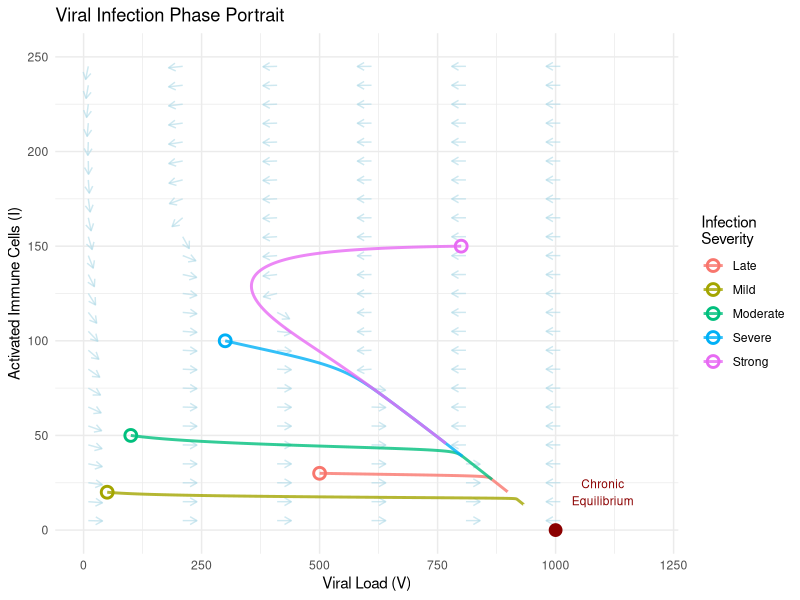
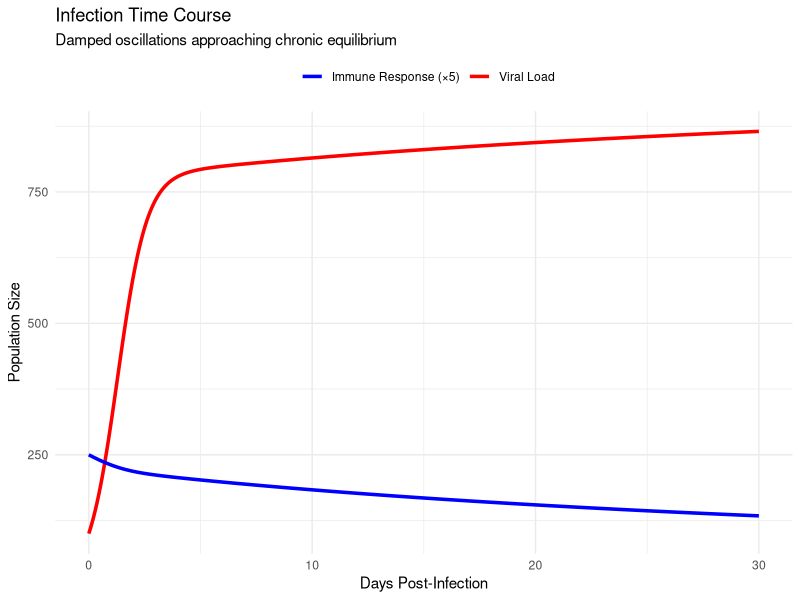
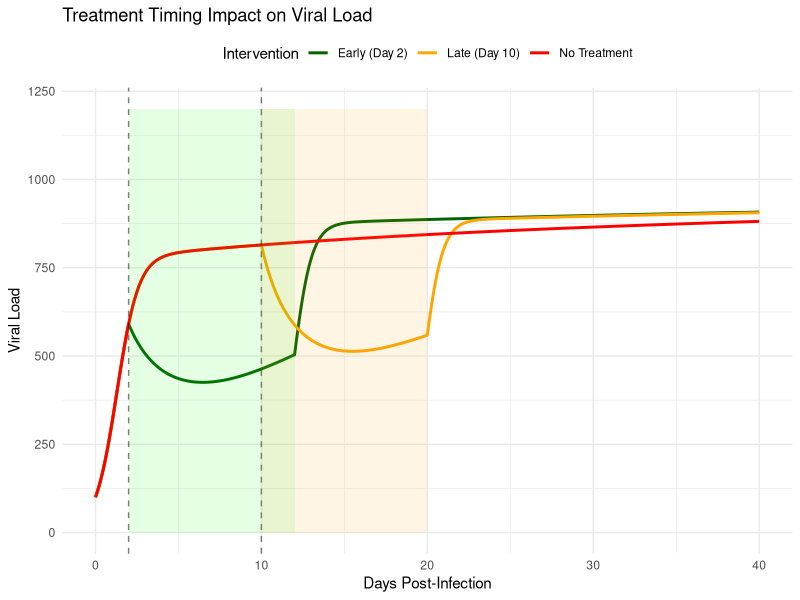
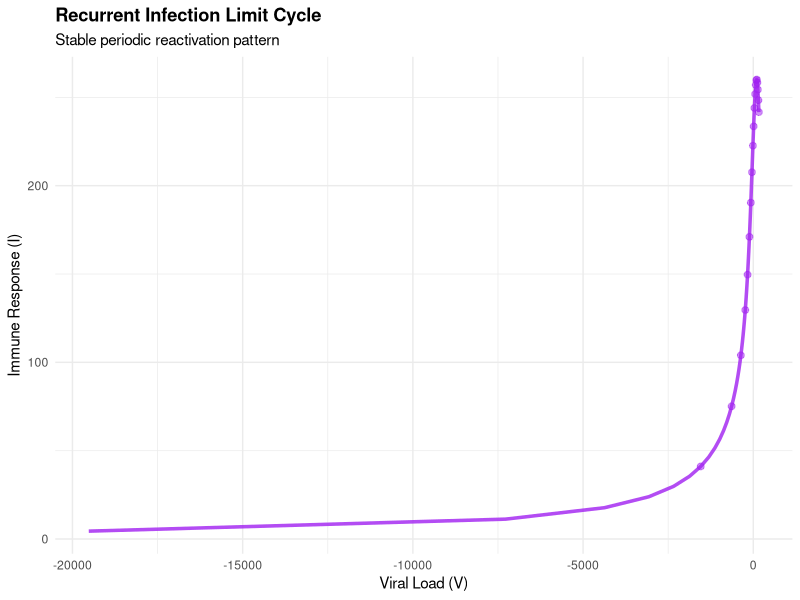
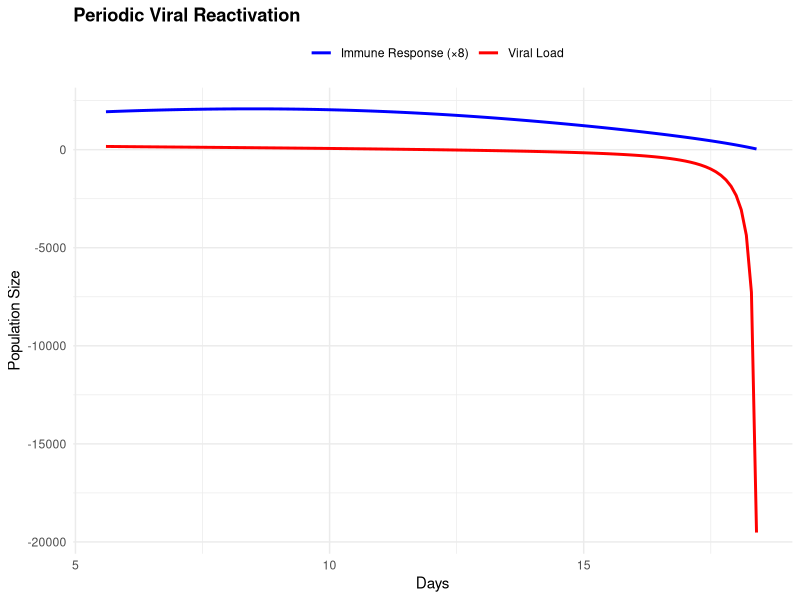
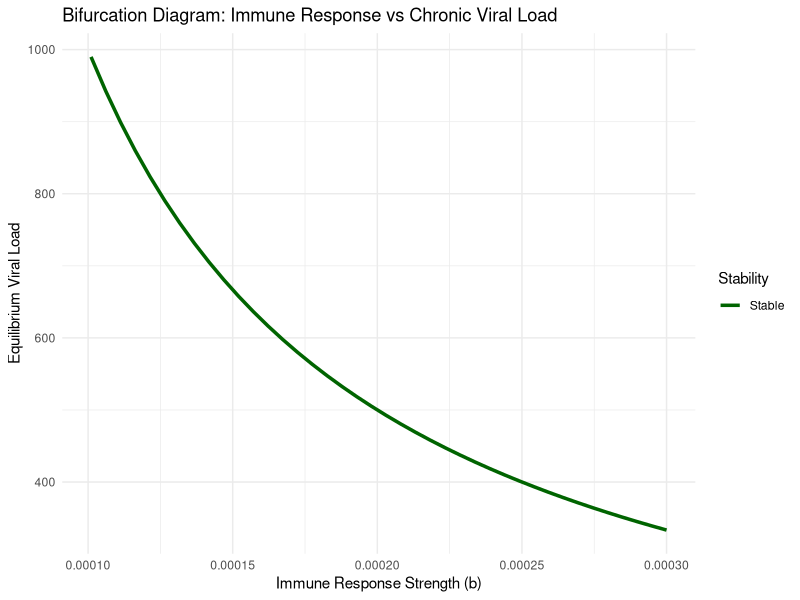

Source code (R) for these figures, in order:
## ---- chunk 1
library(ggplot2)
library(deSolve)
library(dplyr)

# Define viral infection model
viral_model <- function(t, state, parameters) {
  with(as.list(c(state, parameters)), {
    dV <- r*V*(1 - V/K) - a*V*I
    dI <- b*V*I - d*I
    list(c(dV, dI))
  })
}

# Parameters for chronic infection scenario
params <- list(r = 2, K = 1000, a = 0.01, b = 0.0001, d = 0.1)

# Calculate fixed points
fp_clearance <- c(V = 0, I = 0)
V_chronic <- params$d / params$b
I_chronic <- (params$r / params$a) * (1 - V_chronic / params$K)
fp_chronic <- c(V = V_chronic, I = I_chronic)

# Jacobian analysis at chronic equilibrium
J_chronic <- matrix(c(
  -params$r * V_chronic / params$K,
  -params$a * V_chronic,
  params$b * I_chronic,
  0
), nrow = 2, byrow = TRUE)

eigen_chronic <- eigen(J_chronic)
cat("Chronic Infection Fixed Point:\n")
cat("Viral Load:", round(V_chronic, 2), "\n")
cat("Immune Response:", round(I_chronic, 2), "\n")
cat("Eigenvalues:", eigen_chronic$values, "\n")
cat("Type: Stable Spiral\n\n")
## ---- chunk 2
# Create vector field
V_range <- seq(10, 1200, by = 50)
I_range <- seq(5, 250, by = 10)

vector_field <- expand.grid(V = V_range, I = I_range)

vector_field$dV <- with(vector_field, 
  params$r*V*(1 - V/params$K) - params$a*V*I)
vector_field$dI <- with(vector_field, 
  params$b*V*I - params$d*I)

# Normalize for visualization
vector_field$magnitude <- sqrt(vector_field$dV^2 + vector_field$dI^2)
vector_field$dV_norm <- vector_field$dV / vector_field$magnitude * 30
vector_field$dI_norm <- vector_field$dI / vector_field$magnitude * 7

# Generate infection trajectories from different initial conditions
simulate_infection <- function(V0, I0, t_max = 30) {
  times <- seq(0, t_max, by = 0.01)
  initial <- c(V = V0, I = I0)
  solution <- ode(y = initial, times = times, 
                  func = viral_model, parms = params)
  return(as.data.frame(solution))
}

# Different infection scenarios
initial_conditions <- data.frame(
  V0 = c(50, 100, 300, 500, 800),
  I0 = c(20, 50, 100, 30, 150),
  scenario = c("Mild", "Moderate", "Severe", "Late", "Strong")
)

all_trajectories <- data.frame()
for (i in 1:nrow(initial_conditions)) {
  traj <- simulate_infection(initial_conditions$V0[i], 
                             initial_conditions$I0[i])
  traj$scenario <- initial_conditions$scenario[i]
  all_trajectories <- rbind(all_trajectories, traj)
}

# Create phase portrait
phase_plot <- ggplot() +
  geom_segment(data = vector_field[seq(1, nrow(vector_field), by = 4),],
               aes(x = V, y = I, xend = V + dV_norm, yend = I + dI_norm),
               arrow = arrow(length = unit(0.015, "npc")),
               color = "lightblue", alpha = 0.6) +
  geom_path(data = all_trajectories,
            aes(x = V, y = I, group = scenario, color = scenario),
            linewidth = 1, alpha = 0.8) +
  geom_point(aes(x = fp_chronic[1], y = fp_chronic[2]),
             color = "darkred", size = 4, shape = 19) +
  geom_point(data = initial_conditions,
             aes(x = V0, y = I0, color = scenario),
             size = 3, shape = 1, stroke = 1.5) +
  annotate("text", x = fp_chronic[1] + 100, y = fp_chronic[2] + 20,
           label = "Chronic\nEquilibrium", color = "darkred", size = 3) +
  labs(
    title = "Viral Infection Phase Portrait",
    x = "Viral Load (V)",
    y = "Activated Immune Cells (I)",
    color = "Infection\nSeverity"
  ) +
  theme_minimal() +
  coord_cartesian(xlim = c(0, 1200), ylim = c(0, 250)) +
  theme(legend.position = "right")

print(phase_plot)
## ---- chunk 3
# Extract time series for moderate infection
moderate_infection <- all_trajectories %>%
  filter(scenario == "Moderate")

# Create time series visualization
time_plot <- ggplot(moderate_infection, aes(x = time)) +
  geom_line(aes(y = V, color = "Viral Load"), linewidth = 1.2) +
  geom_line(aes(y = I * 5, color = "Immune Response (×5)"), linewidth = 1.2) +
  scale_color_manual(values = c("Viral Load" = "red", 
                                "Immune Response (×5)" = "blue")) +
  labs(
    title = "Infection Time Course",
    x = "Days Post-Infection",
    y = "Population Size",
    color = "",
    subtitle = "Damped oscillations approaching chronic equilibrium"
  ) +
  theme_minimal() +
  theme(legend.position = "top")

print(time_plot)

# Calculate key clinical metrics
peak_viral <- max(moderate_infection$V)
peak_time <- moderate_infection$time[which.max(moderate_infection$V)]
peak_immune <- max(moderate_infection$I)
immune_peak_time <- moderate_infection$time[which.max(moderate_infection$I)]

cat("\nClinical Metrics:\n")
cat("Peak viral load:", round(peak_viral, 0), "at day", round(peak_time, 1), "\n")
cat("Peak immune response:", round(peak_immune, 0), 
    "at day", round(immune_peak_time, 1), "\n")
cat("Immune response lag:", round(immune_peak_time - peak_time, 1), "days\n")
## ---- chunk 4
# Analyze treatment intervention timing
treatment_effect <- function(t, state, parameters, treat_start, treat_end, efficacy) {
  with(as.list(c(state, parameters)), {
    # Treatment reduces viral replication
    effective_r <- if (t >= treat_start && t <= treat_end) {
      r * (1 - efficacy)
    } else {
      r
    }
    
    dV <- effective_r*V*(1 - V/K) - a*V*I
    dI <- b*V*I - d*I
    list(c(dV, dI))
  })
}

# Simulate early vs late treatment
simulate_treatment <- function(V0, I0, treat_day, duration = 10, efficacy = 0.7) {
  times <- seq(0, 40, by = 0.01)
  initial <- c(V = V0, I = I0)
  
  # Create parameters for treatment application
  params_treat <- c(params, list(treat_start = treat_day, 
                                 treat_end = treat_day + duration,
                                 efficacy = efficacy))
  
  solution <- ode(y = initial, times = times,
                  func = treatment_effect, parms = params_treat)
  return(as.data.frame(solution))
}

# Compare treatment timing
no_treatment <- simulate_infection(100, 50, t_max = 40)
no_treatment$condition <- "No Treatment"

early_treatment <- simulate_treatment(100, 50, treat_day = 2)
early_treatment$condition <- "Early (Day 2)"

late_treatment <- simulate_treatment(100, 50, treat_day = 10)
late_treatment$condition <- "Late (Day 10)"

treatment_comparison <- rbind(no_treatment, early_treatment, late_treatment)

# Visualize treatment outcomes
treatment_plot <- ggplot(treatment_comparison, aes(x = time, y = V, 
                                                    color = condition)) +
  geom_line(linewidth = 1) +
  geom_vline(xintercept = c(2, 10), linetype = "dashed", alpha = 0.5) +
  annotate("rect", xmin = 2, xmax = 12, ymin = 0, ymax = 1200,
           alpha = 0.1, fill = "green") +
  annotate("rect", xmin = 10, xmax = 20, ymin = 0, ymax = 1200,
           alpha = 0.1, fill = "orange") +
  scale_color_manual(values = c("No Treatment" = "red",
                                "Early (Day 2)" = "darkgreen",
                                "Late (Day 10)" = "orange")) +
  labs(
    title = "Treatment Timing Impact on Viral Load",
    x = "Days Post-Infection",
    y = "Viral Load",
    color = "Intervention"
  ) +
  theme_minimal() +
  theme(legend.position = "top")

print(treatment_plot)
## ---- chunk 5
library(ggplot2)
library(deSolve)
library(dplyr)

# Simplified periodic reactivation model
reactivation_model <- function(t, state, parameters) {
  with(as.list(c(state, parameters)), {
    dV <- r*V*(1 - V/K) - a*V*I - mu*V + theta*sin(omega*t)
    dI <- b*V*I - d*I + memory_boost/(1 + exp(-10*(V - V_threshold)))
    list(c(dV, dI))
  })
}

# Revised parameters for stable periodic behavior
periodic_params <- list(
  r = 0.8,           # Reduced viral growth rate
  K = 1000,          # Viral carrying capacity
  a = 0.005,         # Viral clearance rate
  b = 0.0008,        # Immune stimulation rate
  d = 0.08,          # Immune decay rate
  mu = 0.1,          # Viral mutation/loss rate
  theta = 80,        # Amplitude of periodic forcing
  omega = 0.3,       # Frequency of periodic forcing
  memory_boost = 20, # Memory immune boost
  V_threshold = 300  # Threshold for memory activation
)

# Simulate long-term dynamics
times_long <- seq(0, 150, by = 0.1)
initial_periodic <- c(V = 400, I = 60)

periodic_solution <- ode(
  y = initial_periodic, 
  times = times_long,
  func = reactivation_model, 
  parms = periodic_params,
  rtol = 1e-6,
  atol = 1e-6
)

periodic_df <- as.data.frame(periodic_solution)

cat("Total simulation points:", nrow(periodic_df), "\n")
cat("Time range:", range(periodic_df$time), "\n")
cat("V range:", range(periodic_df$V), "\n")
cat("I range:", range(periodic_df$I), "\n\n")

# Use data after transient period
max_time <- max(periodic_df$time)
transient_cutoff <- min(50, max_time * 0.3)
plot_data <- periodic_df[periodic_df$time > transient_cutoff, ]

cat("Points after transient:", nrow(plot_data), "\n\n")

# Select representative points for visualization
if (nrow(plot_data) > 10) {
  point_indices <- seq(1, nrow(plot_data), length.out = min(20, nrow(plot_data)))
  point_data <- plot_data[point_indices, ]
} else {
  point_data <- plot_data
}

# Visualize limit cycle behavior
cycle_phase <- ggplot(plot_data, aes(x = V, y = I)) +
  geom_path(color = "purple", linewidth = 1.2, alpha = 0.8) +
  geom_point(data = point_data,
             aes(x = V, y = I), color = "purple", size = 2, alpha = 0.5) +
  labs(
    title = "Recurrent Infection Limit Cycle",
    x = "Viral Load (V)",
    y = "Immune Response (I)",
    subtitle = "Stable periodic reactivation pattern"
  ) +
  theme_minimal() +
  theme(plot.title = element_text(face = "bold"))

cycle_time <- ggplot(plot_data, aes(x = time)) +
  geom_line(aes(y = V, color = "Viral Load"), linewidth = 1) +
  geom_line(aes(y = I * 8, color = "Immune Response (×8)"), linewidth = 1) +
  scale_color_manual(values = c("Viral Load" = "red",
                                "Immune Response (×8)" = "blue")) +
  labs(
    title = "Periodic Viral Reactivation",
    x = "Days",
    y = "Population Size",
    color = ""
  ) +
  theme_minimal() +
  theme(legend.position = "top",
        plot.title = element_text(face = "bold"))

print(cycle_phase)
print(cycle_time)

# Summary statistics
cat("\nDynamics summary:\n")
cat("Mean viral load:", round(mean(plot_data$V), 1), "\n")
cat("Mean immune response:", round(mean(plot_data$I), 1), "\n")
cat("Viral load range:", round(range(plot_data$V), 1), "\n")
cat("Immune response range:", round(range(plot_data$I), 1), "\n")
## ---- chunk 6
# Bifurcation analysis varying immune response strength
b_values <- seq(0.00005, 0.0003, length.out = 50)
bifurcation_data <- data.frame()

for (b_val in b_values) {
  params_bif <- params
  params_bif$b <- b_val
  
  # Calculate chronic equilibrium
  V_eq <- params_bif$d / b_val
  I_eq <- (params_bif$r / params_bif$a) * (1 - V_eq / params_bif$K)
  
  if (I_eq > 0 && V_eq < params_bif$K) {
    # Calculate eigenvalues at equilibrium
    J <- matrix(c(
      -params_bif$r * V_eq / params_bif$K,
      -params_bif$a * V_eq,
      b_val * I_eq,
      0
    ), nrow = 2, byrow = TRUE)
    
    eigs <- eigen(J)$values
    max_real <- max(Re(eigs))
    
    bifurcation_data <- rbind(bifurcation_data, data.frame(
      b = b_val,
      V_eq = V_eq,
      I_eq = I_eq,
      max_real_eig = max_real,
      stable = max_real < 0
    ))
  }
}

# Plot bifurcation diagram
bifurcation_plot <- ggplot(bifurcation_data, 
                           aes(x = b, y = V_eq, color = stable)) +
  geom_line(linewidth = 1.2) +
  scale_color_manual(values = c("TRUE" = "darkgreen", "FALSE" = "red"),
                    labels = c("Stable", "Unstable")) +
  labs(
    title = "Bifurcation Diagram: Immune Response vs Chronic Viral Load",
    x = "Immune Response Strength (b)",
    y = "Equilibrium Viral Load",
    color = "Stability"
  ) +
  theme_minimal()

print(bifurcation_plot)
